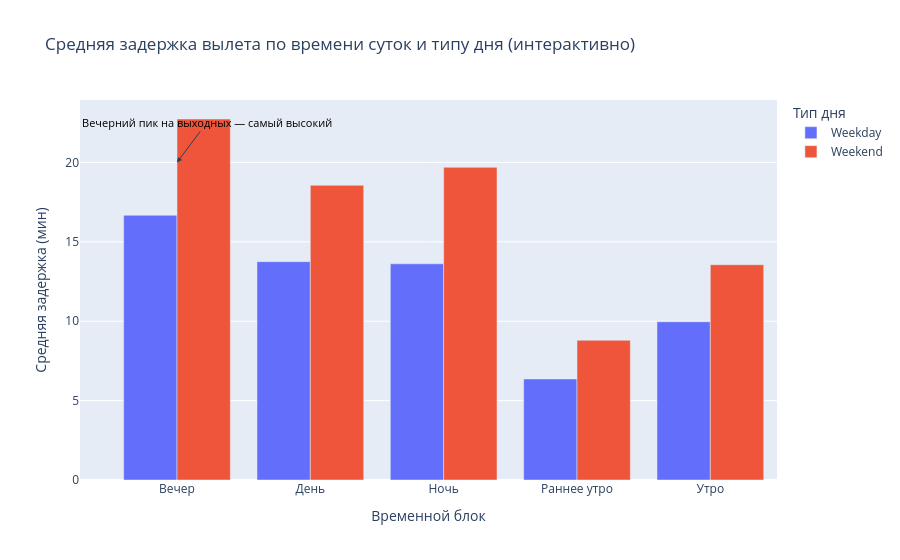

The notebook cell saved with this chart:
### Code cell
# Устанавливаем стиль для красивых графиков
sns.set_style("whitegrid")

# 1. Распределение задержек вылета и прилёта
plt.figure(figsize=(14, 5))

plt.subplot(1, 2, 1)
sns.histplot(flight_data['DepDelay'], bins=50, kde=True, color='blue')
plt.title('Распределение задержек вылета (минуты)')
plt.xlabel('DepDelay (мин)')
plt.xlim(-30, 200)  # Увеличиваем масштаб до разумного

plt.subplot(1, 2, 2)
sns.histplot(flight_data['ArrDelay'], bins=50, kde=True, color='green')
plt.title('Распределение задержек прилёта (минуты)')
plt.xlabel('ArrDelay (мин)')
plt.xlim(-60, 200)

plt.tight_layout()
plt.show()

# 2. Средняя задержка по часу вылета
hourly_delay = flight_data.groupby('DepHour')['DepDelay'].mean().reset_index()
plt.figure(figsize=(10, 6))
sns.lineplot(x='DepHour', y='DepDelay', data=hourly_delay, marker='o', color='purple')
plt.title('Средняя задержка вылета по запланированному часу')
plt.xlabel('Час вылета (CRS)')
plt.ylabel('Средняя задержка (мин)')
plt.axhline(0, color='gray', linestyle='--')
plt.show()

# 3. Средняя задержка по временному блоку
import plotly.express as px

# Средняя задержка по времени суток и типу дня
time_block_delay = flight_data.groupby(['TimeBlock', 'IsWeekend'])['DepDelay'].mean().reset_index()
time_block_delay['Period'] = time_block_delay['IsWeekend'].map({0: 'Weekday', 1: 'Weekend'})

fig = px.bar(
    time_block_delay,
    x='TimeBlock',
    y='DepDelay',
    color='Period',
    barmode='group',
    title='Средняя задержка вылета по времени суток и типу дня (интерактивно)',
    labels={'DepDelay': 'Средняя задержка (мин)', 'TimeBlock': 'Временной блок'},
    category_orders={'TimeBlock': ['Early Morning', 'Morning', 'Afternoon', 'Evening', 'Night']}
)

fig.update_layout(
    yaxis_title='Средняя задержка (мин)',
    xaxis_title='Временной блок',
    legend_title='Тип дня',
    bargap=0.2
)

fig.add_annotation(
    text='Вечерний пик на выходных — самый высокий',
    x='Вечер',
    y=20,
    showarrow=True,
    arrowhead=2,
    ax=30,
    ay=-40,
    font=dict(size=11, color='black')
)

fig.show()

### Figure 1 — Plotly figure (JSON) as saved in the notebook; plotly's stock layout.template omitted (floating-point values rounded to 4 significant figures)
{"data": [{"alignmentgroup": "True", "hovertemplate": "Period=Weekday<br>Временной блок=%{x}<br>Средняя задержка (мин)=%{y}<extra></extra>", "legendgroup": "Weekday", "marker": {"color": "#636efa", "pattern": {"shape": ""}}, "name": "Weekday", "offsetgroup": "Weekday", "orientation": "v", "showlegend": true, "textposition": "auto", "type": "bar", "x": ["Вечер", "День", "Ночь", "Раннее утро", "Утро"], "xaxis": "x", "y": [16.67, 13.75, 13.61, 6.363, 9.963], "yaxis": "y"}, {"alignmentgroup": "True", "hovertemplate": "Period=Weekend<br>Временной блок=%{x}<br>Средняя задержка (мин)=%{y}<extra></extra>", "legendgroup": "Weekend", "marker": {"color": "#EF553B", "pattern": {"shape": ""}}, "name": "Weekend", "offsetgroup": "Weekend", "orientation": "v", "showlegend": true, "textposition": "auto", "type": "bar", "x": ["Вечер", "День", "Ночь", "Раннее утро", "Утро"], "xaxis": "x", "y": [22.73, 18.56, 19.69, 8.797, 13.56], "yaxis": "y"}], "layout": {"annotations": [{"arrowhead": 2, "ax": 30, "ay": -40, "font": {"color": "black", "size": 11}, "showarrow": true, "text": "Вечерний пик на выходных — самый высокий", "x": "Вечер", "y": 20}], "bargap": 0.2, "barmode": "group", "legend": {"title": {"text": "Тип дня"}, "tracegroupgap": 0}, "title": {"text": "Средняя задержка вылета по времени суток и типу дня (интерактивно)"}, "xaxis": {"anchor": "y", "categoryarray": ["Early Morning", "Morning", "Afternoon", "Evening", "Night"], "categoryorder": "array", "domain": [0, 1], "title": {"text": "Временной блок"}}, "yaxis": {"anchor": "x", "domain": [0, 1], "title": {"text": "Средняя задержка (мин)"}}}}
